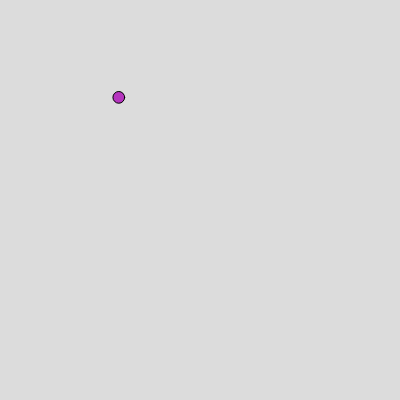
Frame 1 (no input)
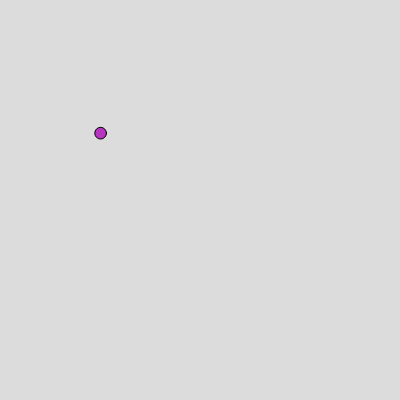
Frame 60 (no input)
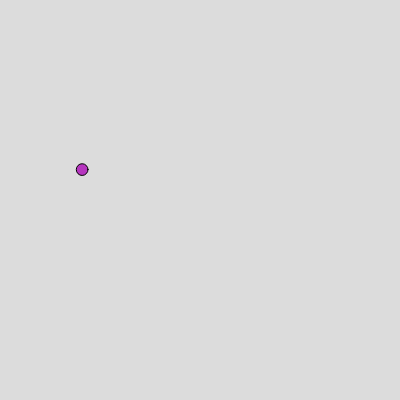
Frame 120 (the mouse pressed at the canvas centre since frame 60)

The p5.js sketch that drew these frames (run headless with seeded random() and noise() and a simulated clock; from frame 60 on, the mouse is pressed at the canvas centre):

// p5.js sketch
// ── sketch.js
let x
let y
let radius
let r 
let g 
let b 
let dx 
let dy 

function setup() {
  createCanvas(400, 400);
  createNewCircle()
}

function draw() {
  background(220);
  fill(r,g,b)
  circle(x,y,radius)
  x = x + dx
  y = y + dy
}

function keyPressed() {
  if( key === "n" ) { // some T/F question
    createNewCircle()
  }
  
  if( key === "c" ) {
    changeColor()
  }
}

function changeColor() {
  r = random(255)
  g = random(255)
  b = random(255)  
}

function createNewCircle() {
  changeColor()
  dx = random(-1,1)
  dy = random(-1,1)
  x = random(width) // [0,width)
  y = random(height)
  radius = random(10,20)        
}
